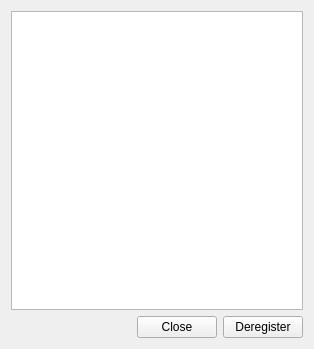
<?xml version="1.0" encoding="UTF-8"?>
<ui version="4.0">
 <class>Dereg</class>
 <widget class="QWidget" name="Dereg">
  <property name="geometry">
   <rect>
    <x>0</x>
    <y>0</y>
    <width>314</width>
    <height>349</height>
   </rect>
  </property>
  <property name="windowTitle">
   <string>Customers Deregister</string>
  </property>
  <layout class="QVBoxLayout" name="verticalLayout">
   <item>
    <widget class="CCustomerListWidget" name="listView"/>
   </item>
   <item>
    <layout class="QHBoxLayout" name="horizontalLayout">
     <item>
      <spacer name="horizontalSpacer">
       <property name="orientation">
        <enum>Qt::Horizontal</enum>
       </property>
       <property name="sizeHint" stdset="0">
        <size>
         <width>40</width>
         <height>20</height>
        </size>
       </property>
      </spacer>
     </item>
     <item>
      <widget class="QPushButton" name="closeBtn">
       <property name="text">
        <string>Close</string>
       </property>
      </widget>
     </item>
     <item>
      <widget class="QPushButton" name="deregBtn">
       <property name="text">
        <string>Deregister</string>
       </property>
      </widget>
     </item>
    </layout>
   </item>
  </layout>
 </widget>
 <customwidgets>
  <customwidget>
   <class>CCustomerListWidget</class>
   <extends>QListView</extends>
   <header>customerlistwidget.h</header>
  </customwidget>
 </customwidgets>
 <resources/>
 <connections/>
</ui>
